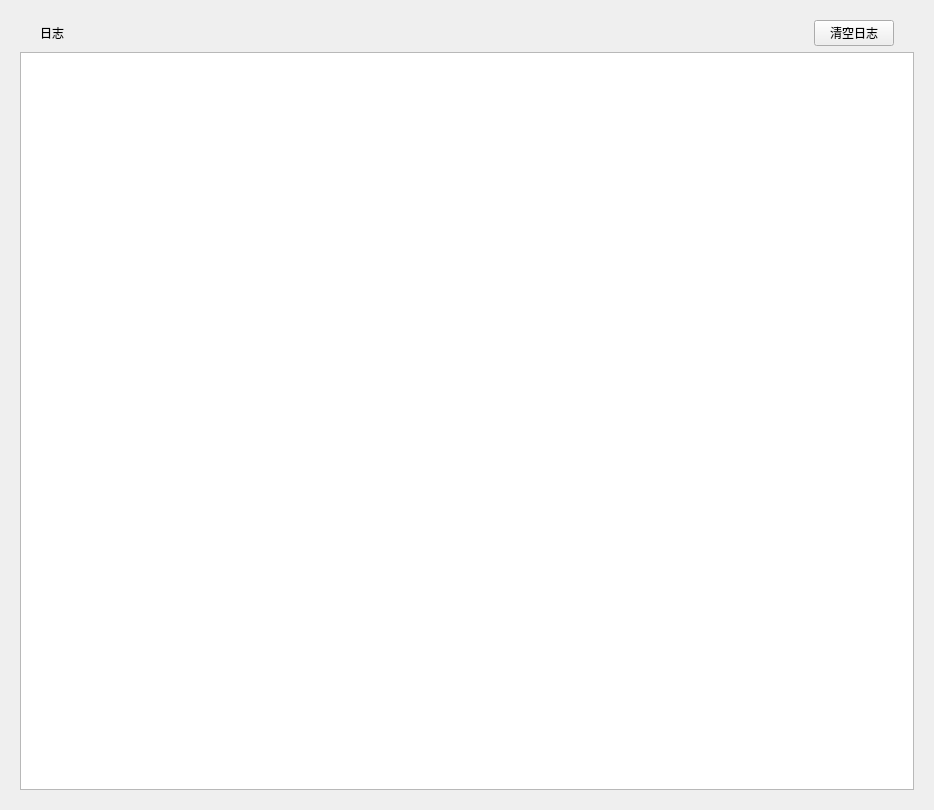
<?xml version="1.0" encoding="UTF-8"?>
<ui version="4.0">
 <class>Frame</class>
 <widget class="QFrame" name="Frame">
  <property name="geometry">
   <rect>
    <x>0</x>
    <y>0</y>
    <width>934</width>
    <height>810</height>
   </rect>
  </property>
  <property name="windowTitle">
   <string>Frame</string>
  </property>
  <layout class="QHBoxLayout" name="horizontalLayout">
   <item>
    <layout class="QHBoxLayout" name="horizontalLayout_2">
     <item>
      <widget class="SimpleCardWidget" name="SimpleCardWidget">
       <layout class="QVBoxLayout" name="verticalLayout">
        <item>
         <layout class="QHBoxLayout" name="horizontalLayout_3">
          <item>
           <spacer name="horizontalSpacer_2">
            <property name="orientation">
             <enum>Qt::Horizontal</enum>
            </property>
            <property name="sizeType">
             <enum>QSizePolicy::Fixed</enum>
            </property>
            <property name="sizeHint" stdset="0">
             <size>
              <width>20</width>
              <height>20</height>
             </size>
            </property>
           </spacer>
          </item>
          <item>
           <widget class="SubtitleLabel" name="logSubtitleLabel">
            <property name="text">
             <string>日志</string>
            </property>
           </widget>
          </item>
          <item>
           <spacer name="horizontalSpacer">
            <property name="orientation">
             <enum>Qt::Horizontal</enum>
            </property>
            <property name="sizeHint" stdset="0">
             <size>
              <width>40</width>
              <height>20</height>
             </size>
            </property>
           </spacer>
          </item>
          <item>
           <widget class="PrimaryPushButton" name="logPrimaryPushButton">
            <property name="text">
             <string>清空日志</string>
            </property>
           </widget>
          </item>
          <item>
           <spacer name="horizontalSpacer_3">
            <property name="orientation">
             <enum>Qt::Horizontal</enum>
            </property>
            <property name="sizeType">
             <enum>QSizePolicy::Fixed</enum>
            </property>
            <property name="sizeHint" stdset="0">
             <size>
              <width>20</width>
              <height>20</height>
             </size>
            </property>
           </spacer>
          </item>
         </layout>
        </item>
        <item>
         <widget class="PlainTextEdit" name="logPlainTextEdit"/>
        </item>
       </layout>
      </widget>
     </item>
    </layout>
   </item>
  </layout>
 </widget>
 <customwidgets>
  <customwidget>
   <class>PushButton</class>
   <extends>QPushButton</extends>
   <header>qfluentwidgets</header>
  </customwidget>
  <customwidget>
   <class>PrimaryPushButton</class>
   <extends>PushButton</extends>
   <header>qfluentwidgets</header>
  </customwidget>
  <customwidget>
   <class>CardWidget</class>
   <extends>QFrame</extends>
   <header>qfluentwidgets</header>
   <container>1</container>
  </customwidget>
  <customwidget>
   <class>SimpleCardWidget</class>
   <extends>CardWidget</extends>
   <header>qfluentwidgets</header>
   <container>1</container>
  </customwidget>
  <customwidget>
   <class>SubtitleLabel</class>
   <extends>QLabel</extends>
   <header>qfluentwidgets</header>
  </customwidget>
  <customwidget>
   <class>PlainTextEdit</class>
   <extends>QPlainTextEdit</extends>
   <header>qfluentwidgets</header>
  </customwidget>
 </customwidgets>
 <resources/>
 <connections/>
</ui>
